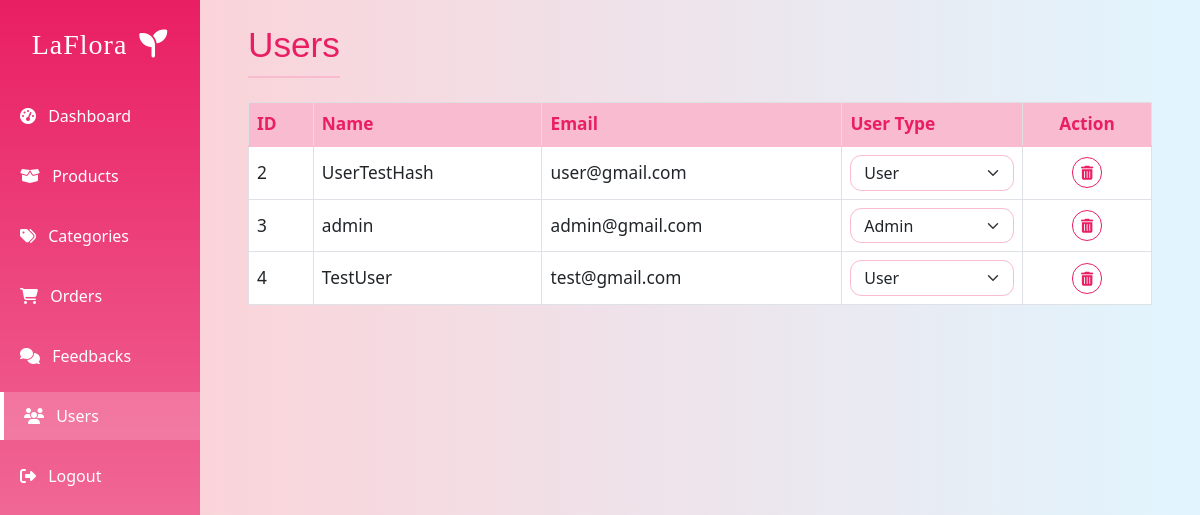
Page /views/admin/users.php (signed in) on the committed database.
### tables this page shows
CREATE TABLE `users` (
  `id` int(11) NOT NULL,
  `name` varchar(100) NOT NULL,
  `email` varchar(100) NOT NULL,
  `password` varchar(100) NOT NULL,
  `created_at` timestamp NOT NULL DEFAULT current_timestamp(),
  `role` varchar(100) NOT NULL DEFAULT 'user'
);

### views/admin/users.php (the view, shortened to what this page needs)
<?php
require_once '../../config/db.php';
$users = [];
$stmt = $conn->query('SELECT id, name, email, role FROM users ORDER BY id ASC');
if ($stmt) {
    $users = $stmt->fetchAll(PDO::FETCH_ASSOC);
}
?>
<!DOCTYPE html>
<html lang="en">
<head>
    <link href="https://cdnjs.cloudflare.com/ajax/libs/bootstrap/5.3.0/css/bootstrap.min.css" rel="stylesheet">
    <link href="https://cdnjs.cloudflare.com/ajax/libs/font-awesome/6.4.0/css/all.min.css" rel="stylesheet">
    <link rel="stylesheet" href="./public/css/main.css">
</head>
<body>
    <div class="container-fluid min-vh-100 admin-bg">
        <div class="row h-100">
            <?php include_once('./includes/admin_nav.php'); ?>
            <main class="col-md-9 col-lg-10 ms-sm-auto px-md-5 py-4">
                <div class="d-flex justify-content-between align-items-center mb-4">
                    <h1 class="admin-title mb-0">Users</h1>
                </div>
                <div class="table-responsive">
                    <table class="table table-bordered table-hover align-middle bg-white user-table">
                        <thead class="table-light">
                            <tr>
                                <th>ID</th>
                                <th>Name</th>
                                <th>Email</th>
                                <th>User Type</th>
                                <th class="text-center">Action</th>
                            </tr>
                        </thead>
                        <tbody>
                            <?php foreach ($users as $user): ?>
                                <tr>
                                    <td><?= htmlspecialchars($user['id']) ?></td>
                                    <td><?= htmlspecialchars($user['name']) ?></td>
                                    <td><?= htmlspecialchars($user['email']) ?></td>
                                    <td>
                                        <form method="POST" class="d-inline">
                                            <select name="user_type" class="form-select form-select-sm user-type-select" onchange="this.form.submit()">
                                                <option value="user" <?= $user['role'] === 'user' ? 'selected' : '' ?>>User</option>
                                                <option value="admin" <?= $user['role'] === 'admin' ? 'selected' : '' ?>>Admin</option>
                                            </select>
                                        </form>
                                    </td>
                                    <td class="text-center">
                                        <form method="POST" class="d-inline delete-user-form">
                                            <button type="button" class="btn btn-sm btn-outline-danger delete-user-btn" title="Delete"><i class="fas fa-trash-alt"></i></button>
                                        </form>
                                    </td>
                                </tr>
                            <?php endforeach; ?>
                        </tbody>
                    </table>
                </div>
            </main>
        </div>
    </div>
</body>
</html>

### views/admin/public/css/main.css (style rules this page uses)
.admin-bg { background: linear-gradient(to right, #ffcdd2, #e1f5fe); min-height: 100vh; }
.admin-title { color: #e91e63; font-size: 2.2rem; font-family: 'Arial', sans-serif; margin-bottom: 25px; padding-bottom: 10px; border-bottom: 2px solid #f8bbd0; }
.user-table th, .user-table td { vertical-align: middle; font-size: 1.08rem; }
.user-table th { color: #e91e63; font-weight: 600; background: #f8bbd0 !important; border-bottom: 2px solid #f8bbd0; }
.user-table .form-select.user-type-select { border-radius: 0.7rem; border: 1.5px solid #f8bbd0; font-size: 1rem; padding: 0.3rem 0.8rem; transition: border-color 0.2s, box-shadow 0.2s; }
.user-table .btn-outline-danger { border-radius: 20px; font-weight: 500; border-color: #e91e63; color: #e91e63; }

### rows in the picture
users: id "2", name "UserTestHash", email "user@gmail.com", user_type "User"
users: id "3", name "admin", email "admin@gmail.com", user_type "Admin"
users: id "4", name "TestUser", email "test@gmail.com", user_type "User"
